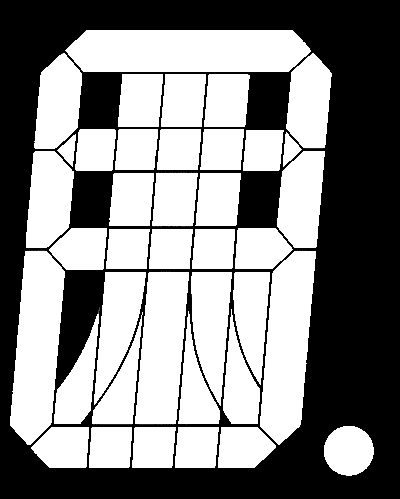
#> input picture master_pekseg.png, 400 x 499 px
$ python smh.py
#> lines starting #> are read from the running program, lines starting #| are printed output that depends on the picture; after the words box and inside, x2 and y2 are one past the last pixel; in counts of white or black regions, pixels touching at a corner belong together
import cv2
import numpy as np
from PIL import Image

# Load master image with alpha channel
master_path = "master_pekseg.png"
img = cv2.imread(master_path, cv2.IMREAD_UNCHANGED)
#> img is the input picture: shape (499, 400, 4); mean B, G, R, A 134.9, 134.9, 134.9, 135.1
height, width = img.shape[:2]
#> height = 499; width = 400

# Extract alpha channel and threshold to get mask
alpha = img[:, :, 3]
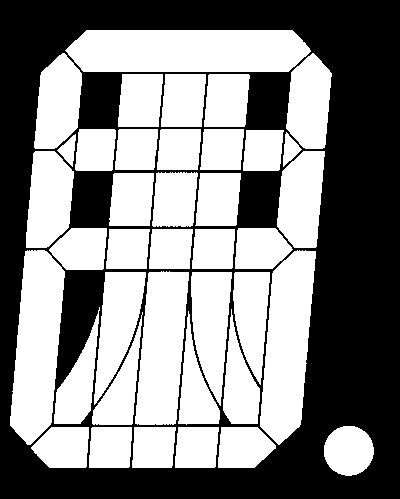
#> alpha: shape (499, 400); 53% white; 1 black region
mask = cv2.threshold(alpha, 1, 255, cv2.THRESH_BINARY)[1]

# Find contours (each segment should be a separate contour)
contours, _ = cv2.findContours(mask, cv2.RETR_EXTERNAL, cv2.CHAIN_APPROX_SIMPLE)
#> contours = 39 contours; largest, box (x1, y1, x2, y2) and area: (65, 30, 311, 72) 9256, (10, 250, 65, 445) 7311, (260, 250, 316, 445) 7258, (135, 271, 189, 425) 6096, (94, 272, 146, 405) 3642

# Sort contours if needed (e.g. by area or position)
contours = sorted(contours, key=cv2.contourArea, reverse=True)

# Create output folder
import os
os.makedirs("segments", exist_ok=True)

# Process each contour
for i, cnt in enumerate(contours):
    # Create a blank transparent canvas
    blank = np.zeros((height, width, 4), dtype=np.uint8)

    # Draw the contour onto the blank canvas
    cv2.drawContours(blank, [cnt], -1, (255, 255, 255, 255), thickness=cv2.FILLED)

    # Mask the original image with the drawn contour
    isolated = cv2.bitwise_and(img, blank)

    # Save as PNG
    segment_pil = Image.fromarray(isolated)
    segment_pil.save(f"segments/segment_{i:02d}.png")
    print(f"Saved segment_{i:02d}.png")
#> this loop made 39 passes
#| Saved segment_00.png
#| Saved segment_01.png
#| Saved segment_02.png
#| Saved segment_03.png
#| Saved segment_04.png
#| Saved segment_05.png
#| Saved segment_06.png
#| Saved segment_07.png
#> (further printed lines are left out)
#> pass 1, `isolated = cv2.bitwise_and(img, blank)`:
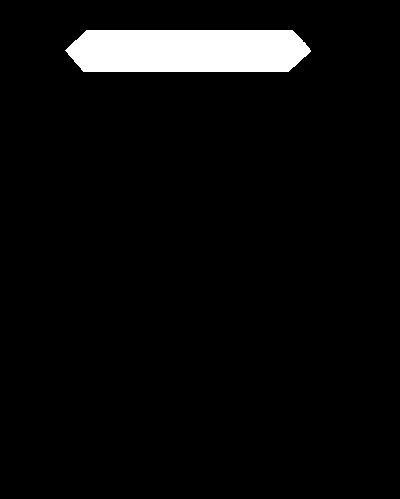
#> isolated: shape (499, 400, 4); mean B, G, R, A 12.1, 12.1, 12.1, 12.1
#> pass 2, `isolated = cv2.bitwise_and(img, blank)`:
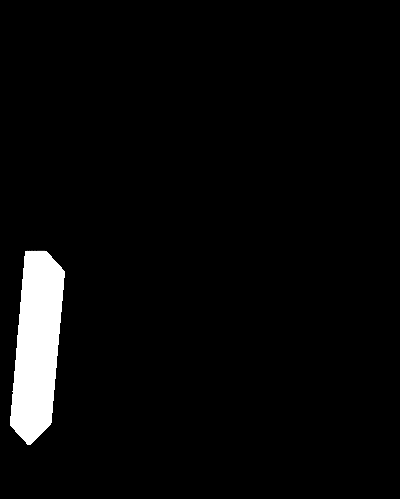
#> isolated: shape (499, 400, 4); mean B, G, R, A 9.6, 9.6, 9.6, 9.6
#> pass 3, `isolated = cv2.bitwise_and(img, blank)`:
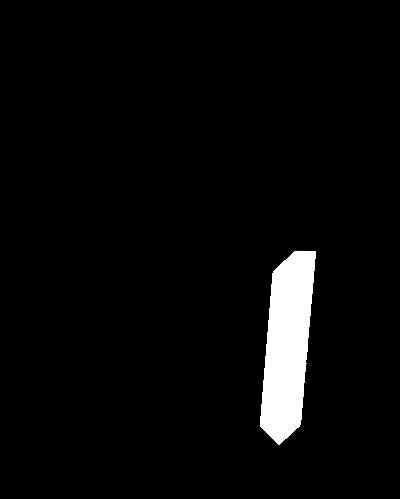
#> isolated: shape (499, 400, 4); mean B, G, R, A 9.5, 9.5, 9.5, 9.5
#> after the loop:
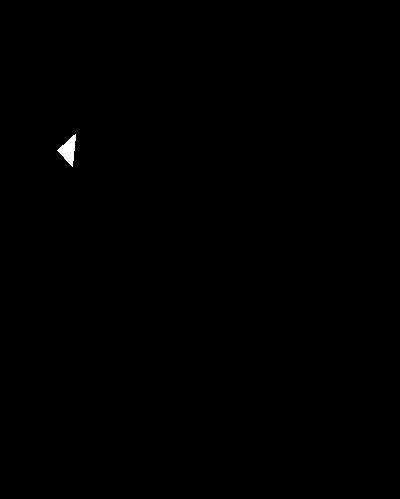
#> blank: shape (499, 400, 4); mean B, G, R, A 0.4, 0.4, 0.4, 0.4
